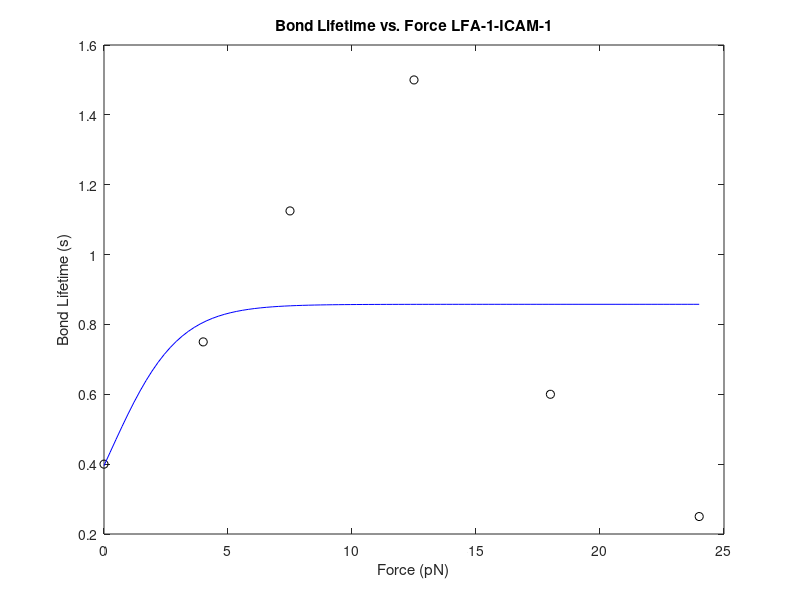

MATLAB code to generate this figure:
clear all
clc
%
% LFA-1-ICAM-1 Catch Bond Curve Fitting using least squares method
%  
% using two-pathway model 
% Reference papers: C.E. Chan and D.J. Odde, Science, 2008; 
%                   W.E. Thomas et al, Annual Review Biophysics, 2008;
%                   V. Luca et al, Science 2017;
%                   J. Brockman et al, Frontiers in Physics 2019
%                   W. Chen et al, Journal of Biological Chemistry 2010;
%
% Inputs:
%
% Two-pathway model: k_off(F) = k_c0*exp(-F/F_c) + k_s0*exp(F/F_s)
%
% Single molecule 2D micripipette LFA-1-ICAM-1 data from V. Luca et al Fig. 1A, Ca2+/Mg2+/CXCL12;
% 
% f_LFA-1-ICAM-1 = [0, 4, 7.5, 12.5, 18, 24] pN
% tau_LFA-1-ICAM-1 = 1/k_off(F) = [0.4, 0.75, 1.125, 1.5, 0.6, 0.25] s
%
% f_BOND is the applied load (pN)
% tau_BOND is the dwell time in the bound state (s) w.r.t. f_BOND
% Outputs:
%
% k_c0, k_s0, F_c, F_s all determined a priori from model fit
% A = [k_c0, k_s0, F_c, F_s] <- parameter extraction passed into vector A
%
% data points to fit from literature
f_LFA1ICAM1 = [0, 4, 7.5, 12.5, 18, 24]; % pN
tau_LFA1ICAM1 = [0.4, 0.75, 1.125, 1.5, 0.6, 0.25]; % s

% Fit model using least squares method
tau_fitICAM1 = @(A, f_LFA1ICAM1) 1./(A(1).*exp(-f_LFA1ICAM1./A(2))+...
                                A(3).*exp(f_LFA1ICAM1./A(4)));
A0 = [10, 4, 1, 2]; % arbitrarily determined initial conditions for fitting                            
A = lsqcurvefit(tau_fitICAM1, A0, f_LFA1ICAM1, tau_LFA1ICAM1);
f = linspace(f_LFA1ICAM1(1),f_LFA1ICAM1(end));

figure(1)
plot(f_LFA1ICAM1,tau_LFA1ICAM1,'ko',f,tau_fitICAM1(A,f),'b-');
title('Bond Lifetime vs. Force LFA-1-ICAM-1');
xlabel('Force (pN)'); ylabel('Bond Lifetime (s)');
